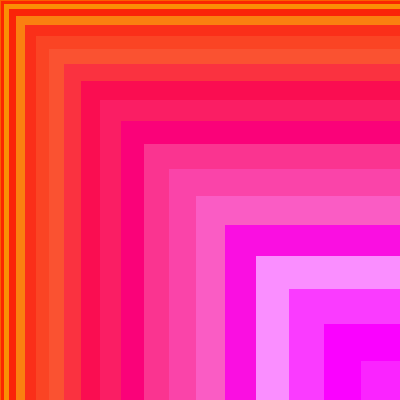
Frame 1 (no input)
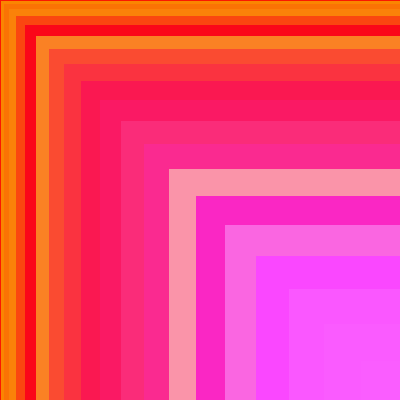
Frame 60 (the mouse pressed at the canvas centre just before this capture)
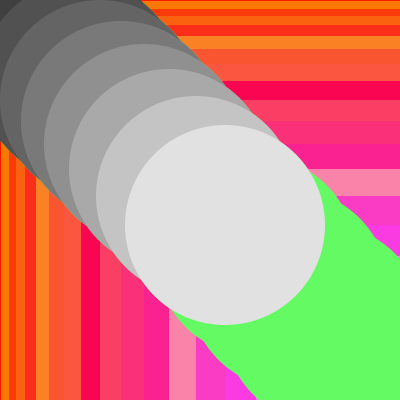
Frame 120 (the mouse held since frame 60 and released just before this capture)

The Processing sketch that drew these frames (run headless with seeded random() and noise(); from frame 60 on, the mouse is pressed at the canvas centre):

// Processing sketch: processing_67051
// ── processing_67051.pde

void setup(){
  size(400,400);
  background(240);
  smooth();
  noStroke();
}

void draw(){
  for (int i=0;i<height;i++){
    drawRect(i*i,i*i,i*i);
  }
  for (int i=0;i<height;i++){
    drawEllipseNo1(i*i,i*i);
}
 for (int i=0;i<width;i++){
   drawEllipseNo2(i*i,i*i,i*i);

 }
}

void drawRect(int posX, int posY,int aa){
  noStroke();
  fill(250,random(150),aa);
  rect(posX,posY,width,height);
}


void drawEllipseNo1(int aposX,int aposY){
  noStroke();
  fill(100,250,100);
  ellipse(aposX,aposY,mouseX,mouseY);
}
void drawEllipseNo2(int bposX,int bposY,int aa){
  noStroke();
  fill(aa);
  ellipse(bposX,bposY,mouseX,mouseY);
}
